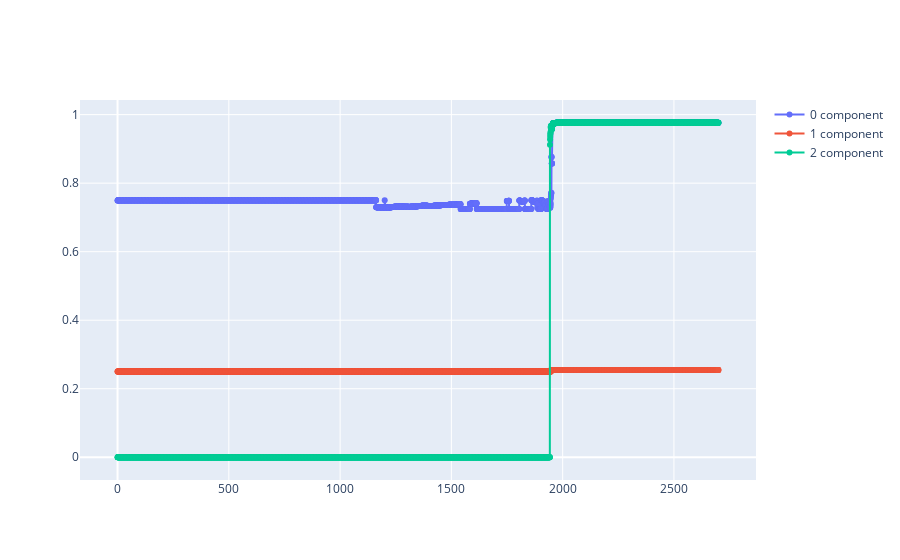

Notebook code for this chart:
### Code cell
qlm.M.preview()

### Figure 1 — Plotly figure (JSON) as saved in the notebook; plotly's stock layout.template omitted (floating-point values rounded to 4 significant figures; data arrays with more than 128 entries replaced by an {"elided": "..."} marker saying what was removed)
{"data": [{"mode": "lines+markers", "name": "0 component", "type": "scatter", "x": {"elided": "5001 float values"}, "y": {"elided": "5001 float values"}}, {"mode": "lines+markers", "name": "1 component", "type": "scatter", "x": {"elided": "5001 float values"}, "y": {"elided": "5001 float values"}}, {"mode": "lines+markers", "name": "2 component", "type": "scatter", "x": {"elided": "5001 float values"}, "y": {"elided": "5001 float values"}}], "layout": {"autosize": true, "xaxis": {"autorange": true, "range": [-176.4, 2876.0], "type": "linear"}, "yaxis": {"autorange": true, "range": [-0.07151, 1.048], "type": "linear"}}}
